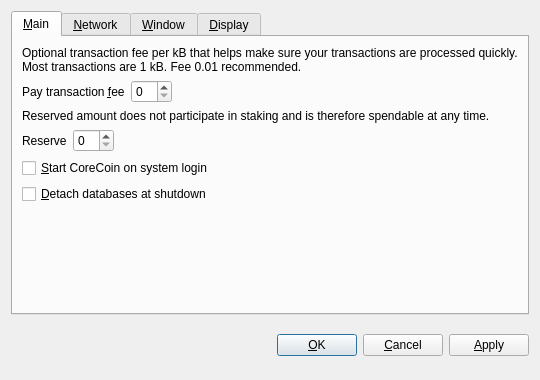
<?xml version="1.0" encoding="UTF-8"?>
<ui version="4.0">
 <class>OptionsDialog</class>
 <widget class="QDialog" name="OptionsDialog">
  <property name="geometry">
   <rect>
    <x>0</x>
    <y>0</y>
    <width>540</width>
    <height>380</height>
   </rect>
  </property>
  <property name="windowTitle">
   <string>Options</string>
  </property>
  <property name="modal">
   <bool>true</bool>
  </property>
  <layout class="QVBoxLayout" name="verticalLayout">
   <item>
    <widget class="QTabWidget" name="tabWidget">
     <property name="tabPosition">
      <enum>QTabWidget::North</enum>
     </property>
     <property name="currentIndex">
      <number>0</number>
     </property>
     <widget class="QWidget" name="tabMain">
      <attribute name="title">
       <string>&amp;Main</string>
      </attribute>
      <layout class="QVBoxLayout" name="verticalLayout_Main">
       <item>
        <widget class="QLabel" name="transactionFeeInfoLabel">
         <property name="text">
          <string>Optional transaction fee per kB that helps make sure your transactions are processed quickly. Most transactions are 1 kB. Fee 0.01 recommended.</string>
         </property>
         <property name="textFormat">
          <enum>Qt::PlainText</enum>
         </property>
         <property name="wordWrap">
          <bool>true</bool>
         </property>
        </widget>
       </item>
       <item>
        <layout class="QHBoxLayout" name="horizontalLayoutFee">
         <item>
          <widget class="QLabel" name="transactionFeeLabel">
           <property name="text">
            <string>Pay transaction &amp;fee</string>
           </property>
           <property name="textFormat">
            <enum>Qt::PlainText</enum>
           </property>
           <property name="buddy">
            <cstring>transactionFee</cstring>
           </property>
          </widget>
         </item>
         <item>
          <widget class="BitcoinAmountField" name="transactionFee"/>
         </item>
         <item>
          <spacer name="horizontalSpacerFee">
           <property name="orientation">
            <enum>Qt::Horizontal</enum>
           </property>
           <property name="sizeHint" stdset="0">
            <size>
             <width>40</width>
             <height>20</height>
            </size>
           </property>
          </spacer>
         </item>
        </layout>
       </item>
       <item>
        <widget class="QLabel" name="reserveBalanceInfoLabel">
         <property name="text">
          <string>Reserved amount does not participate in staking and is therefore spendable at any time.</string>
         </property>
         <property name="textFormat">
          <enum>Qt::PlainText</enum>
         </property>
         <property name="wordWrap">
          <bool>true</bool>
         </property>
        </widget>
       </item>
       <item>
        <layout class="QHBoxLayout" name="horizontalLayoutReserveBalance">
         <item>
          <widget class="QLabel" name="reserveBalanceLabel">
           <property name="text">
            <string>Reserve</string>
           </property>
           <property name="textFormat">
            <enum>Qt::PlainText</enum>
           </property>
           <property name="buddy">
            <cstring>reserveBalance</cstring>
           </property>
          </widget>
         </item>
         <item>
          <widget class="BitcoinAmountField" name="reserveBalance"/>
         </item>
         <item>
          <spacer name="horizontalSpacerReserveBalance">
           <property name="orientation">
            <enum>Qt::Horizontal</enum>
           </property>
           <property name="sizeHint" stdset="0">
            <size>
             <width>40</width>
             <height>20</height>
            </size>
           </property>
          </spacer>
         </item>
        </layout>
       </item>
       <item>
        <widget class="QCheckBox" name="bitcoinAtStartup">
         <property name="toolTip">
          <string>Automatically start CoreCoin after logging in to the system.</string>
         </property>
         <property name="text">
          <string>&amp;Start CoreCoin on system login</string>
         </property>
        </widget>
       </item>
       <item>
        <widget class="QCheckBox" name="detachDatabases">
         <property name="toolTip">
          <string>Detach block and address databases at shutdown. This means they can be moved to another data directory, but it slows down shutdown. The wallet is always detached.</string>
         </property>
         <property name="text">
          <string>&amp;Detach databases at shutdown</string>
         </property>
        </widget>
       </item>
       <item>
        <spacer name="verticalSpacer_Main">
         <property name="orientation">
          <enum>Qt::Vertical</enum>
         </property>
         <property name="sizeHint" stdset="0">
          <size>
           <width>20</width>
           <height>40</height>
          </size>
         </property>
        </spacer>
       </item>
      </layout>
     </widget>
     <widget class="QWidget" name="tabNetwork">
      <attribute name="title">
       <string>&amp;Network</string>
      </attribute>
      <layout class="QVBoxLayout" name="verticalLayout_Network">
       <item>
        <widget class="QCheckBox" name="mapPortUpnp">
         <property name="toolTip">
          <string>Automatically open the CoreCoin client port on the router. This only works when your router supports UPnP and it is enabled.</string>
         </property>
         <property name="text">
          <string>Map port using &amp;UPnP</string>
         </property>
        </widget>
       </item>
       <item>
        <widget class="QCheckBox" name="connectSocks">
         <property name="toolTip">
          <string>Connect to the CoreCoin network through a SOCKS proxy (e.g. when connecting through Tor).</string>
         </property>
         <property name="text">
          <string>&amp;Connect through SOCKS proxy:</string>
         </property>
        </widget>
       </item>
       <item>
        <layout class="QHBoxLayout" name="horizontalLayout_Network">
         <item>
          <widget class="QLabel" name="proxyIpLabel">
           <property name="text">
            <string>Proxy &amp;IP:</string>
           </property>
           <property name="textFormat">
            <enum>Qt::PlainText</enum>
           </property>
           <property name="buddy">
            <cstring>proxyIp</cstring>
           </property>
          </widget>
         </item>
         <item>
          <widget class="QValidatedLineEdit" name="proxyIp">
           <property name="maximumSize">
            <size>
             <width>140</width>
             <height>16777215</height>
            </size>
           </property>
           <property name="toolTip">
            <string>IP address of the proxy (e.g. 127.0.0.1)</string>
           </property>
          </widget>
         </item>
         <item>
          <widget class="QLabel" name="proxyPortLabel">
           <property name="text">
            <string>&amp;Port:</string>
           </property>
           <property name="textFormat">
            <enum>Qt::PlainText</enum>
           </property>
           <property name="buddy">
            <cstring>proxyPort</cstring>
           </property>
          </widget>
         </item>
         <item>
          <widget class="QLineEdit" name="proxyPort">
           <property name="maximumSize">
            <size>
             <width>55</width>
             <height>16777215</height>
            </size>
           </property>
           <property name="toolTip">
            <string>Port of the proxy (e.g. 9050)</string>
           </property>
          </widget>
         </item>
         <item>
          <widget class="QLabel" name="socksVersionLabel">
           <property name="text">
            <string>SOCKS &amp;Version:</string>
           </property>
           <property name="textFormat">
            <enum>Qt::PlainText</enum>
           </property>
           <property name="buddy">
            <cstring>socksVersion</cstring>
           </property>
          </widget>
         </item>
         <item>
          <widget class="QValueComboBox" name="socksVersion">
           <property name="toolTip">
            <string>SOCKS version of the proxy (e.g. 5)</string>
           </property>
          </widget>
         </item>
         <item>
          <spacer name="horizontalSpacer_Network">
           <property name="orientation">
            <enum>Qt::Horizontal</enum>
           </property>
           <property name="sizeHint" stdset="0">
            <size>
             <width>40</width>
             <height>20</height>
            </size>
           </property>
          </spacer>
         </item>
        </layout>
       </item>
       <item>
        <spacer name="verticalSpacer_Network">
         <property name="orientation">
          <enum>Qt::Vertical</enum>
         </property>
         <property name="sizeHint" stdset="0">
          <size>
           <width>20</width>
           <height>40</height>
          </size>
         </property>
        </spacer>
       </item>
      </layout>
     </widget>
     <widget class="QWidget" name="tabWindow">
      <attribute name="title">
       <string>&amp;Window</string>
      </attribute>
      <layout class="QVBoxLayout" name="verticalLayout_Window">
       <item>
        <widget class="QCheckBox" name="minimizeToTray">
         <property name="toolTip">
          <string>Show only a tray icon after minimizing the window.</string>
         </property>
         <property name="text">
          <string>&amp;Minimize to the tray instead of the taskbar</string>
         </property>
        </widget>
       </item>
       <item>
        <widget class="QCheckBox" name="minimizeOnClose">
         <property name="toolTip">
          <string>Minimize instead of exit the application when the window is closed. When this option is enabled, the application will be closed only after selecting Quit in the menu.</string>
         </property>
         <property name="text">
          <string>M&amp;inimize on close</string>
         </property>
        </widget>
       </item>
       <item>
        <spacer name="verticalSpacer_Window">
         <property name="orientation">
          <enum>Qt::Vertical</enum>
         </property>
         <property name="sizeHint" stdset="0">
          <size>
           <width>20</width>
           <height>40</height>
          </size>
         </property>
        </spacer>
       </item>
      </layout>
     </widget>
     <widget class="QWidget" name="tabDisplay">
      <attribute name="title">
       <string>&amp;Display</string>
      </attribute>
      <layout class="QVBoxLayout" name="verticalLayout_Display">
       <item>
        <layout class="QHBoxLayout" name="horizontalLayout_1_Display">
         <item>
          <widget class="QLabel" name="langLabel">
           <property name="text">
            <string>User Interface &amp;language:</string>
           </property>
           <property name="textFormat">
            <enum>Qt::PlainText</enum>
           </property>
           <property name="buddy">
            <cstring>lang</cstring>
           </property>
          </widget>
         </item>
         <item>
          <widget class="QValueComboBox" name="lang">
           <property name="toolTip">
            <string>The user interface language can be set here. This setting will take effect after restarting CoreCoin.</string>
           </property>
          </widget>
         </item>
        </layout>
       </item>
       <item>
        <layout class="QHBoxLayout" name="horizontalLayout_2_Display">
         <item>
          <widget class="QLabel" name="unitLabel">
           <property name="text">
            <string>&amp;Unit to show amounts in:</string>
           </property>
           <property name="textFormat">
            <enum>Qt::PlainText</enum>
           </property>
           <property name="buddy">
            <cstring>unit</cstring>
           </property>
          </widget>
         </item>
         <item>
          <widget class="QValueComboBox" name="unit">
           <property name="toolTip">
            <string>Choose the default subdivision unit to show in the interface and when sending coins.</string>
           </property>
          </widget>
         </item>
        </layout>
       </item>
       <item>
        <widget class="QCheckBox" name="displayAddresses">
         <property name="toolTip">
          <string>Whether to show CoreCoin addresses in the transaction list or not.</string>
         </property>
         <property name="text">
          <string>&amp;Display addresses in transaction list</string>
         </property>
        </widget>
       </item>
       <item>
        <widget class="QCheckBox" name="coinControlFeatures">
         <property name="toolTip">
          <string>Whether to show coin control features or not.</string>
         </property>
         <property name="text">
          <string>Display coin &amp;control features (experts only!)</string>
         </property>
        </widget>
       </item>
       <item>
        <spacer name="verticalSpacer_Display">
         <property name="orientation">
          <enum>Qt::Vertical</enum>
         </property>
         <property name="sizeHint" stdset="0">
          <size>
           <width>20</width>
           <height>40</height>
          </size>
         </property>
        </spacer>
       </item>
      </layout>
     </widget>
    </widget>
   </item>
   <item>
    <layout class="QHBoxLayout" name="horizontalLayout_Buttons">
     <item>
      <spacer name="horizontalSpacer_1">
       <property name="orientation">
        <enum>Qt::Horizontal</enum>
       </property>
       <property name="sizeHint" stdset="0">
        <size>
         <width>40</width>
         <height>48</height>
        </size>
       </property>
      </spacer>
     </item>
     <item>
      <widget class="QLabel" name="statusLabel">
       <property name="font">
        <font>
         <weight>75</weight>
         <bold>true</bold>
        </font>
       </property>
       <property name="text">
        <string/>
       </property>
       <property name="textFormat">
        <enum>Qt::PlainText</enum>
       </property>
       <property name="wordWrap">
        <bool>true</bool>
       </property>
      </widget>
     </item>
     <item>
      <spacer name="horizontalSpacer_2">
       <property name="orientation">
        <enum>Qt::Horizontal</enum>
       </property>
       <property name="sizeHint" stdset="0">
        <size>
         <width>40</width>
         <height>48</height>
        </size>
       </property>
      </spacer>
     </item>
     <item>
      <widget class="QPushButton" name="okButton">
       <property name="text">
        <string>&amp;OK</string>
       </property>
      </widget>
     </item>
     <item>
      <widget class="QPushButton" name="cancelButton">
       <property name="text">
        <string>&amp;Cancel</string>
       </property>
       <property name="autoDefault">
        <bool>false</bool>
       </property>
      </widget>
     </item>
     <item>
      <widget class="QPushButton" name="applyButton">
       <property name="text">
        <string>&amp;Apply</string>
       </property>
       <property name="autoDefault">
        <bool>false</bool>
       </property>
      </widget>
     </item>
    </layout>
   </item>
  </layout>
 </widget>
 <customwidgets>
  <customwidget>
   <class>BitcoinAmountField</class>
   <extends>QSpinBox</extends>
   <header>bitcoinamountfield.h</header>
  </customwidget>
  <customwidget>
   <class>QValueComboBox</class>
   <extends>QComboBox</extends>
   <header>qvaluecombobox.h</header>
  </customwidget>
  <customwidget>
   <class>QValidatedLineEdit</class>
   <extends>QLineEdit</extends>
   <header>qvalidatedlineedit.h</header>
  </customwidget>
 </customwidgets>
 <resources/>
 <connections/>
</ui>
